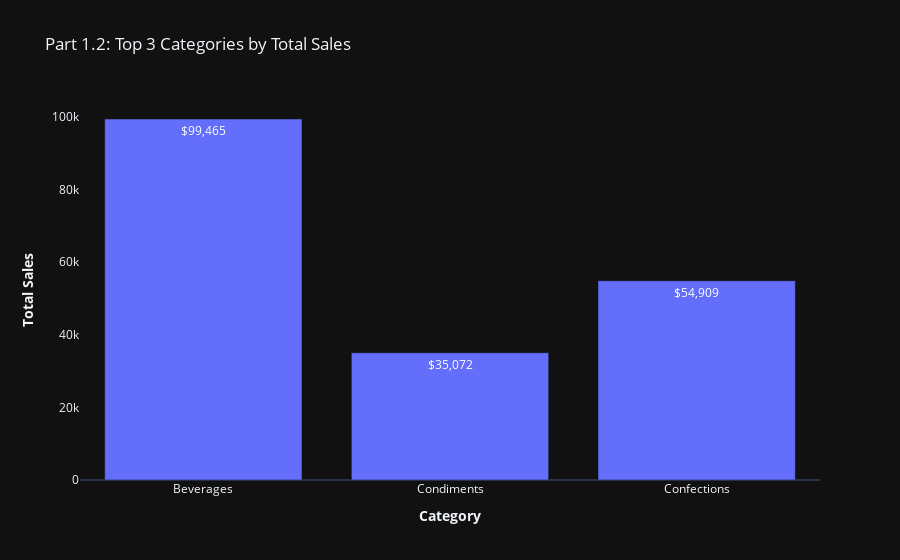

The cell this chart's notebook holds for it:
### Markdown cell above
# Part 1.2

### Code cell
fig = px.bar(df_top3,
            x='CategoryName',
            y='Item Subtotal',
            text='Item Subtotal',
            template='plotly_dark',
            title='Part 1.2: Top 3 Categories by Total Sales')

fig.update_xaxes(title_text='<b>Category<b>')

fig.update_yaxes(showgrid=False,
                 title_text='<b>Total Sales<b>',
                dtick=20000)

fig.update_traces(textposition='auto', 
                  texttemplate='%{text:$,.0f}')

fig.show()

### Figure 1 — Plotly figure (JSON) as saved in the notebook; plotly's stock layout.template omitted (floating-point values rounded to 4 significant figures)
{"data": [{"alignmentgroup": "True", "hoverlabel": {"namelength": 0}, "hovertemplate": "CategoryName=%{x}<br>Item Subtotal=%{text}", "legendgroup": "", "marker": {"color": "#636efa"}, "name": "", "offsetgroup": "", "orientation": "v", "showlegend": false, "text": [99460.0, 35070.0, 54910.0], "textposition": "auto", "texttemplate": "%{text:$,.0f}", "type": "bar", "x": ["Beverages", "Condiments", "Confections"], "xaxis": "x", "y": [99460.0, 35070.0, 54910.0], "yaxis": "y"}], "layout": {"barmode": "relative", "legend": {"tracegroupgap": 0}, "title": {"text": "Part 1.2: Top 3 Categories by Total Sales"}, "xaxis": {"anchor": "y", "domain": [0, 1], "title": {"text": "<b>Category<b>"}}, "yaxis": {"anchor": "x", "domain": [0, 1], "dtick": 20000, "showgrid": false, "title": {"text": "<b>Total Sales<b>"}}}}
